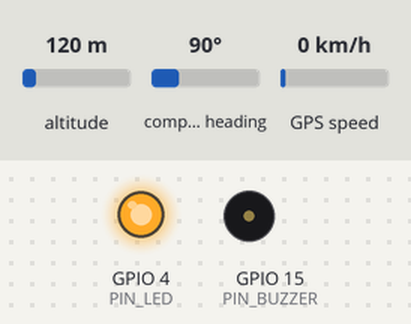
A sketch run on a simulated ESP32. Shown: output pins drawn as LEDs (lit = HIGH), buzzer (waves = sounding, pin HIGH). Inputs (shaded band) come from the test bench; at power-on: altitude 120 m, compass heading 90°, GPS speed 0 km/h. The GPS gets a fix after 3 s at 37.7749, -122.4194 with 8 satellites; no radio packets arrive unless stated; what the sketch prints to the serial monitor is not drawn.

Above: at 3.7 s.
At 4.1 s:
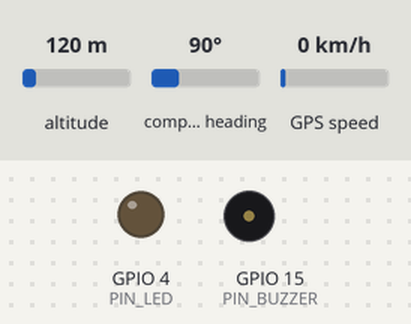
Timing chart, 0 to 5.6 s (numbered marks = the images above):
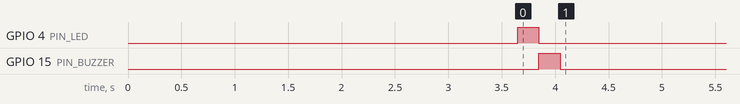

The sketch:

DIAGNOSTIC_TEST_v2.ino
```cpp
/*
 * ============================================================================
 *  V2V DIAGNOSTIC TEST (Updated for GPIO 9/10)
 *  Use this to verify GPS works on new UART1 pins
 * ============================================================================
 *  Upload to ONE ESP32 board and check Serial Monitor (115200 baud)
 * ============================================================================
 */

#include <Arduino.h>
#include <SPI.h>
#include <LoRa.h>
#include <TinyGPSPlus.h>
#include <HardwareSerial.h>

// Pin definitions (UPDATED: GPIO 9/10 for GPS)
#define LORA_SCK            18
#define LORA_MISO           19
#define LORA_MOSI           23
#define LORA_SS             5
#define LORA_RST            14
#define LORA_DIO0           2
#define LORA_FREQUENCY      433E6

#define GPS_RX_PIN          9       // NEW: UART1 RX
#define GPS_TX_PIN          10      // NEW: UART1 TX
#define GPS_BAUD            9600

#define PIN_LED             4
#define PIN_BUZZER          15

TinyGPSPlus gps;
HardwareSerial gpsSerial(1);  // UART1

// ─────────────────────────────────────────────────────────────────────────────
void setup() {
    Serial.begin(115200);
    delay(500);

    printBanner();

    Serial.println("\n[1/3] Testing LoRa Module...");
    testLoRa();

    Serial.println("\n[2/3] Testing GPS Module (GPIO 9/10)...");
    testGPS();

    Serial.println("\n[3/3] Testing Alert Pins...");
    testAlerts();

    Serial.println("\n✓ DIAGNOSTIC COMPLETE. See results above.");
}

void loop() {
    // If GPS was detected, print live data
    if (gpsSerial.available()) {
        gps.encode(gpsSerial.read());

        if (gps.location.isUpdated()) {
            Serial.printf("[GPS] FIX ACQUIRED! Lat=%.6f Lon=%.6f Sats=%d\n",
                         gps.location.lat(), gps.location.lng(), gps.satellites.value());
        }
    }
    delay(100);
}

// ─────────────────────────────────────────────────────────────────────────────
void testLoRa() {
    Serial.print("  → Initializing SPI bus... ");
    SPI.begin(LORA_SCK, LORA_MISO, LORA_MOSI, LORA_SS);
    Serial.println("OK");

    Serial.print("  → Setting LoRa pins... ");
    LoRa.setPins(LORA_SS, LORA_RST, LORA_DIO0);
    Serial.println("OK");

    Serial.print("  → Attempting LoRa.begin()... ");
    if (!LoRa.begin(LORA_FREQUENCY)) {
        Serial.println("❌ FAILED");
        Serial.println("     → LoRa module NOT detected on SPI bus");
        Serial.println("     → CHECK: Power (3.3V), RST pin (GPIO 14), SPI connections");
        return;
    }
    Serial.println("✓ SUCCESS");

    Serial.println("  → LoRa Configuration:");
    LoRa.setTxPower(17);
    LoRa.setSignalBandwidth(125E3);
    LoRa.setSpreadingFactor(7);
    LoRa.setCodingRate4(5);
    LoRa.enableCrc();
    Serial.printf("     - Frequency: %.0f MHz\n", LORA_FREQUENCY / 1e6);
    Serial.println("     - TX Power: 17 dBm, SF7, BW125kHz");

    Serial.println("  → Attempting TX test packet... ");
    LoRa.beginPacket();
    LoRa.print("TEST123");
    if (LoRa.endPacket()) {
        Serial.println("✓ TX packet sent successfully");
    } else {
        Serial.println("❌ TX failed (but module may still work)");
    }
}

// ─────────────────────────────────────────────────────────────────────────────
void testGPS() {
    Serial.printf("  → Initializing GPS on UART1 (RX=GPIO%d, TX=GPIO%d)... ",
                  GPS_RX_PIN, GPS_TX_PIN);
    gpsSerial.begin(GPS_BAUD, SERIAL_8N1, GPS_RX_PIN, GPS_TX_PIN);
    Serial.println("OK");

    Serial.print("  → Waiting for GPS data... ");
    unsigned long start = millis();
    bool gotData = false;
    int charCount = 0;

    while (millis() - start < 3000) {  // Wait 3 seconds
        if (gpsSerial.available()) {
            char c = gpsSerial.read();
            gps.encode(c);
            charCount++;
            gotData = true;
        }
    }

    if (!gotData) {
        Serial.println("❌ NO DATA RECEIVED");
        Serial.println("     → GPS module not transmitting on GPIO 9 (RX)");
        Serial.println("     → CHECK: GPS TX pin → GPIO 9 of ESP32");
        Serial.println("     → CHECK: GPS GND → ESP32 GND");
        Serial.println("     → CHECK: GPS power (5V from VIN pin)");
        Serial.println("     → ADD: Voltage divider (10k+10k resistors) on GPS TX line");
        return;
    }

    Serial.printf("✓ Receiving GPS data (%d characters)\n", charCount);

    // Check if valid fix
    if (gps.location.isValid()) {
        Serial.printf("  ✓ FIX ACQUIRED: Lat=%.6f Lon=%.6f (Sats=%d)\n",
                     gps.location.lat(), gps.location.lng(), gps.satellites.value());
    } else {
        Serial.println("  ⚠ No GPS fix yet (normal if indoors)");
        Serial.println("     → Move to open sky or wait 2-3 minutes");
        Serial.printf("     → Received %d valid NMEA sentences\n", charCount);
    }
}

// ─────────────────────────────────────────────────────────────────────────────
void testAlerts() {
    Serial.print("  → Testing LED (GPIO 4)... ");
    pinMode(PIN_LED, OUTPUT);
    digitalWrite(PIN_LED, HIGH);
    delay(200);
    digitalWrite(PIN_LED, LOW);
    Serial.println("✓ LED blinked");

    Serial.print("  → Testing Buzzer (GPIO 15)... ");
    pinMode(PIN_BUZZER, OUTPUT);
    digitalWrite(PIN_BUZZER, HIGH);
    delay(200);
    digitalWrite(PIN_BUZZER, LOW);
    Serial.println("✓ Buzzer pulsed");
}

// ─────────────────────────────────────────────────────────────────────────────
void printBanner() {
    Serial.println();
    Serial.println("╔═══════════════════════════════════════════╗");
    Serial.println("║     V2V DIAGNOSTIC TEST SKETCH (v2)       ║");
    Serial.println("║     GPS on UART1 (GPIO 9/10)              ║");
    Serial.println("╚═══════════════════════════════════════════╝");
}
```
